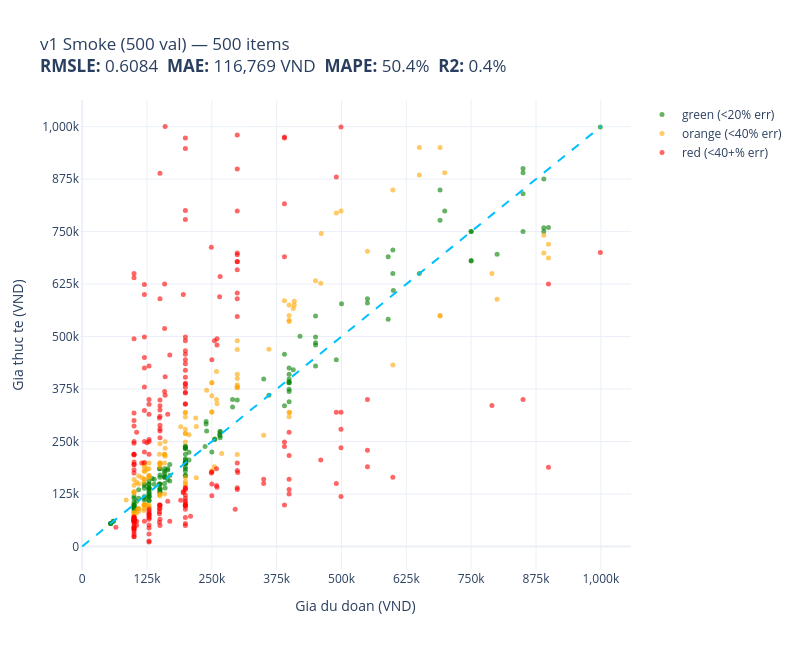
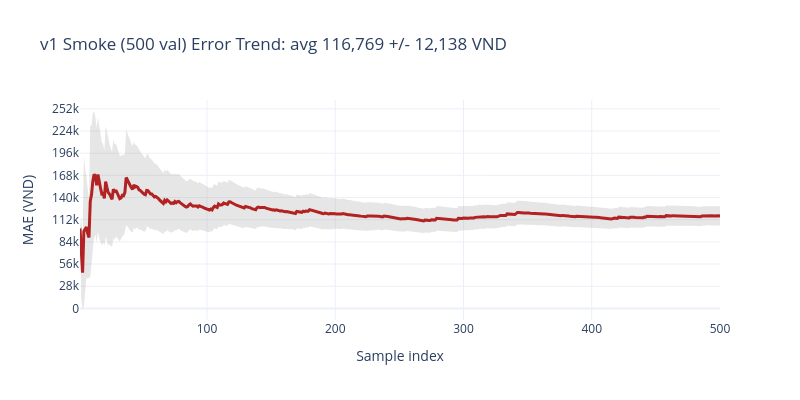

Source (notebook cell) for these figures, in order:
### Markdown cell above
## 7. Generative eval — 500 val (final)

**Q5 lai:** Regex float-first `r"[-+]?\d*\.\d+|\d+"` + clamp `[5, 1000]`.  
**Q6:** Chỉ 500 val — full 3872 test để dành Phase 3.

### Code cell
model.eval()

def predict_one(prompt: str) -> tuple:
    """Returns (pred_thousands_vnd, raw_generated_text)."""
    inputs = tokenizer(prompt, return_tensors="pt").to("cuda")
    with torch.inference_mode():
        out = model.generate(
            **inputs,
            max_new_tokens=MAX_NEW_TOKENS,
            do_sample=False,
            pad_token_id=tokenizer.eos_token_id,
        )
    gen = tokenizer.decode(out[0][inputs["input_ids"].shape[1]:], skip_special_tokens=True)
    m = re.search(PARSE_REGEX, gen)
    if m:
        pred_k = int(float(m.group()))
        pred_k = max(PRED_CLAMP_MIN, min(pred_k, PRED_CLAMP_MAX))
    else:
        pred_k = 0
    return pred_k, gen

preds_vnd, trues_vnd, raw_outs = [], [], []
clamp_count = 0
t_eval_start = time.time()

for item in tqdm(val_raw, desc="Generative eval val"):
    pred_k, raw = predict_one(item["prompt"])
    preds_vnd.append(pred_k * 1000)
    trues_vnd.append(item["price_vnd_true"])
    raw_outs.append(raw)
    if pred_k in (PRED_CLAMP_MIN, PRED_CLAMP_MAX):
        clamp_count += 1

t_eval = time.time() - t_eval_start
metrics_final = compute_metrics(np.array(trues_vnd, dtype=float), np.array(preds_vnd, dtype=float))

print("=" * 50)
print(f"v1 Smoke — {VAL_EVAL_SIZE} val (epoch {NUM_EPOCHS} final)")
print("=" * 50)
print(f"RMSLE : {metrics_final['rmsle']:.4f}  (primary)")
print(f"MAE   : {metrics_final['mae']:,.0f} VND")
print(f"MAPE  : {metrics_final['mape']:.1f}%")
print(f"R2    : {metrics_final['r2']:.4f}")
print(f"Zero preds   : {preds_vnd.count(0)}")
print(f"Clamp trigger: {clamp_count}")
print(f"Sec/item     : {t_eval/VAL_EVAL_SIZE:.2f}s")
print("=" * 50)
print(f"v0 reference : RMSLE=4.4428")
print(f"Day4 v8 ref  : RMSLE=0.4004")

# Plot (day4 style)
names = [item["prompt"][:50] for item in val_raw]
plot_predictions(
    np.array(trues_vnd, dtype=float),
    np.array(preds_vnd, dtype=float),
    title=f"v1 Smoke ({VAL_EVAL_SIZE} val)",
    names=names,
)

### Figure 1 — Plotly figure (JSON) as saved in the notebook; plotly's stock layout.template omitted (floating-point values rounded to 4 significant figures; data arrays with more than 128 entries replaced by an {"elided": "..."} marker saying what was removed)
{"data": [{"customdata": {"elided": "155x1 str values"}, "hovertemplate": "%{customdata[0]}<extra></extra>", "marker": {"color": "green", "opacity": 0.6, "size": 5}, "mode": "markers", "name": "green (<20% err)", "type": "scatter", "x": {"elided": "155 float values"}, "y": {"elided": "155 float values"}}, {"customdata": {"elided": "134x1 str values"}, "hovertemplate": "%{customdata[0]}<extra></extra>", "marker": {"color": "orange", "opacity": 0.6, "size": 5}, "mode": "markers", "name": "orange (<40% err)", "type": "scatter", "x": {"elided": "134 float values"}, "y": {"elided": "134 float values"}}, {"customdata": {"elided": "211x1 str values"}, "hovertemplate": "%{customdata[0]}<extra></extra>", "marker": {"color": "red", "opacity": 0.6, "size": 5}, "mode": "markers", "name": "red (<40+% err)", "type": "scatter", "x": {"elided": "211 float values"}, "y": {"elided": "211 float values"}}, {"hoverinfo": "skip", "line": {"color": "deepskyblue", "dash": "dash", "width": 2}, "mode": "lines", "showlegend": false, "type": "scatter", "x": [0, 1000000], "y": [0, 1000000]}], "layout": {"height": 650, "title": {"text": "v1 Smoke (500 val) — 500 items<br><b>RMSLE:</b> 0.6084  <b>MAE:</b> 116,769 VND  <b>MAPE:</b> 50.4%  <b>R2:</b> 0.4%"}, "width": 800, "xaxis": {"ticktext": ["0", "125k", "250k", "375k", "500k", "625k", "750k", "875k", "1,000k"], "tickvals": [0, 125000, 250000, 375000, 500000, 625000, 750000, 875000, 1000000], "title": {"text": "Gia du doan (VND)"}}, "yaxis": {"ticktext": ["0", "125k", "250k", "375k", "500k", "625k", "750k", "875k", "1,000k"], "tickvals": [0, 125000, 250000, 375000, 500000, 625000, 750000, 875000, 1000000], "title": {"text": "Gia thuc te (VND)"}}}}

### Figure 2 — Plotly figure (JSON) as saved in the notebook; plotly's stock layout.template omitted (floating-point values rounded to 4 significant figures; data arrays with more than 128 entries replaced by an {"elided": "..."} marker saying what was removed)
{"data": [{"fill": "toself", "fillcolor": "rgba(128,128,128,0.2)", "hoverinfo": "skip", "line": {"color": "rgba(255,255,255,0)"}, "showlegend": false, "type": "scatter", "x": {"elided": "1000 int values"}, "y": {"elided": "1000 float values"}}, {"line": {"color": "firebrick", "width": 3}, "mode": "lines", "name": "Cumulative Avg Error", "type": "scatter", "x": {"elided": "500 int values"}, "y": {"elided": "500 float values"}}], "layout": {"height": 400, "showlegend": false, "title": {"text": "v1 Smoke (500 val) Error Trend: avg 116,769 +/- 12,138 VND"}, "width": 800, "xaxis": {"title": {"text": "Sample index"}}, "yaxis": {"ticktext": ["0", "28k", "56k", "84k", "112k", "140k", "168k", "196k", "224k", "252k"], "tickvals": [0, 28000, 56000, 84000, 112000, 140000, 168000, 196000, 224000, 252000], "title": {"text": "MAE (VND)"}}}}
